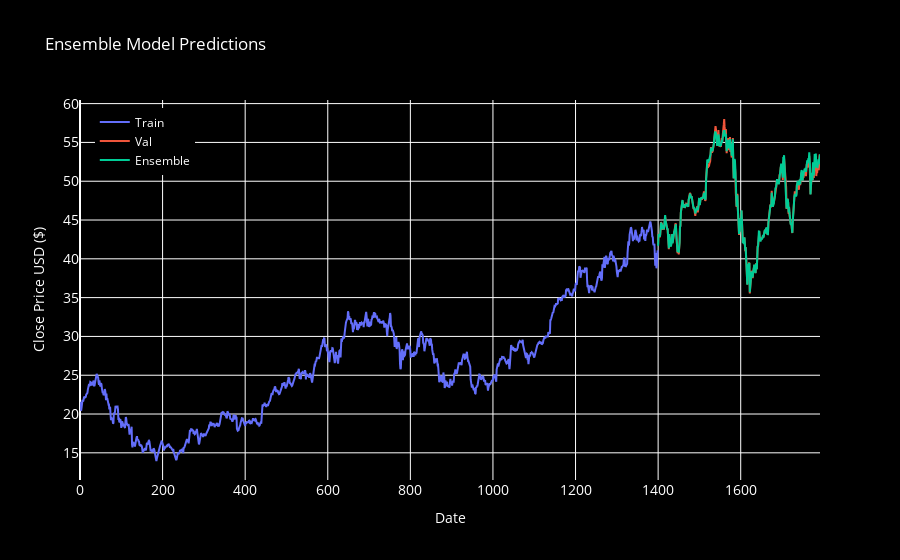

Here is the notebook cell this chart was saved with:
### Code cell
trace1 = go.Scatter(x=train.index, y=train["Close"], mode="lines", name="Train")
trace2 = go.Scatter(x=test.index, y=test["Close"], mode="lines", name="Val")
trace3 = go.Scatter(x=test.index, y=ensemble_preds, mode="lines", name="Ensemble")

# Combine traces
fig = go.Figure([trace1, trace2, trace3])

# Update layout
fig.update_layout(
    title="Ensemble Model Predictions",
    xaxis=dict(title="Date", tickfont=dict(size=14)),
    yaxis=dict(title="Close Price USD ($)", tickfont=dict(size=14)),
    legend=dict(x=0.02, y=0.98),
    plot_bgcolor="black",
    paper_bgcolor="black",
    font=dict(color="white"),
)

# Show plot
fig.show()

### Figure 1 — Plotly figure (JSON) as saved in the notebook; plotly's stock layout.template omitted (floating-point values rounded to 4 significant figures; data arrays with more than 128 entries replaced by an {"elided": "..."} marker saying what was removed)
{"data": [{"mode": "lines", "name": "Train", "type": "scatter", "x": {"elided": "1400 int values"}, "y": {"elided": "1400 float values"}}, {"mode": "lines", "name": "Val", "type": "scatter", "x": {"elided": "393 int values"}, "y": {"elided": "393 float values"}}, {"mode": "lines", "name": "Ensemble", "type": "scatter", "x": {"elided": "393 int values"}, "y": {"elided": "393 float values"}}], "layout": {"font": {"color": "white"}, "legend": {"x": 0.02, "y": 0.98}, "paper_bgcolor": "black", "plot_bgcolor": "black", "title": {"text": "Ensemble Model Predictions"}, "xaxis": {"tickfont": {"size": 14}, "title": {"text": "Date"}}, "yaxis": {"tickfont": {"size": 14}, "title": {"text": "Close Price USD ($)"}}}}
